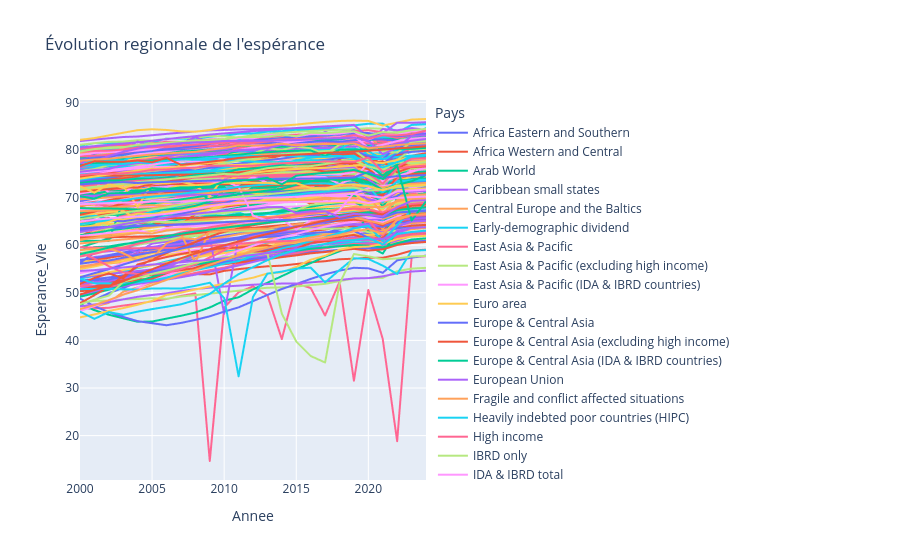

The cell this chart's notebook holds for it:
### Code cell
import plotly.express as px

#Évolution dans le temps 
fig = px.line(
    df,
    x="Annee",
    y="Esperance_Vie",
    color="Pays",
    title="Évolution regionnale de l'espérance"
)
fig.show()
